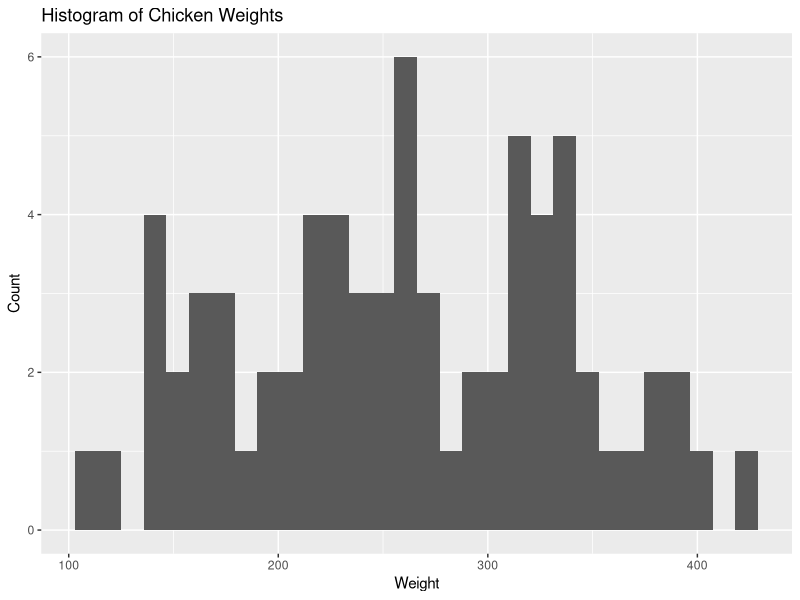

Here is the R script that generated this plot:
# Load chickwts dataset
#install package if not already installed
if(!require(tidyverse)) {
  install.packages("tidyverse")
}
library(tidyverse)
data("chickwts")

# Generate histogram
Histogram = chickwts %>%
  ggplot(aes(x = weight)) +
  geom_histogram() +
  labs(title = "Histogram of Chicken Weights", x = "Weight", y = "Count")
# save the plot
ggsave("histogram_chickwts.png", plot = Histogram, device = "png")
